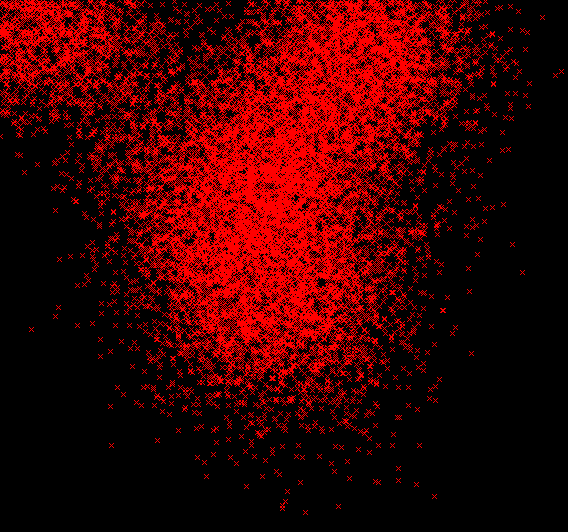
#> input picture examples/hit.png, 568 x 532 px
$ python -i heatmap.py   (imports and definitions only)
#> lines starting #> are read from the running program, lines starting #| are printed output that depends on the picture
# -*- coding: utf-8 -*-
#
# author: oldj
# blog: http://oldj.net
# email: oldj.wu@gmail.com
#

u"""
pyHeatMap
@link https://github.com/oldj/pyheatmap

"""

import os
import random
from PIL import Image
from PIL import ImageDraw2
from .inc import cf

import sys

if sys.version > '3':
    PY3 = True
else:
    PY3 = False


class HeatMap(object):
    def __init__(self,
                 data,
                 base=None,
                 width=0,
                 height=0
                 ):
        u""""""

        assert type(data) in (list, tuple)
        assert base is None or os.path.isfile(base)
        assert cf.is_num(width) and cf.is_num(height)
        assert width >= 0 and height >= 0

        count = 0
        data2 = []
        for hit in data:
            if len(hit) == 3:
                x, y, n = hit
            elif len(hit) == 2:
                x, y, n = hit[0], hit[1], 1
            else:
                raise Exception(u"length of hit is invalid!")

            data2.append((x, y, n))
            count += n

        self.data = data2
        self.count = count
        self.base = base
        self.width = width
        self.height = height
        self.save_as = None

        if not self.base and (self.width == 0 or self.height == 0):
            w, h = cf.get_max_size(data)
            self.width = self.width or w
            self.height = self.height or h

    # [194 lines left out: functions __mk_img, __paint_hit, clickmap, __heat, __paint_heat, __add_base and 4 more, not called in this run]


# [2 lines not run here, left out]

>>> import cv2
>>> picture = cv2.imread('../examples/hit.png', cv2.IMREAD_GRAYSCALE)
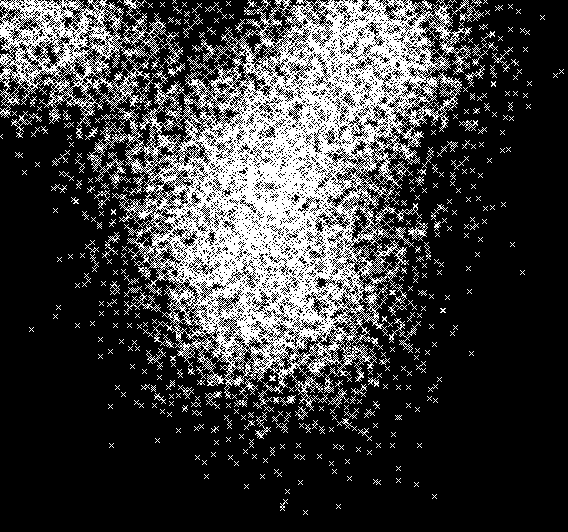
#> picture: shape (532, 568); values 0 (black) and 76 (white), 24.5% white in thin lines or dots
>>> result = HeatMap(picture).clickmap()
#> (the run stopped early here; a loop or call above may not have finished)
